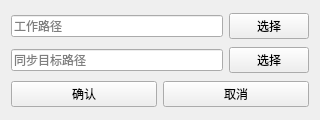
<?xml version="1.0" encoding="UTF-8"?>
<ui version="4.0">
 <class>pathWriter</class>
 <widget class="QWidget" name="pathWriter">
  <property name="geometry">
   <rect>
    <x>0</x>
    <y>0</y>
    <width>320</width>
    <height>120</height>
   </rect>
  </property>
  <property name="windowTitle">
   <string>请写入路径</string>
  </property>
  <layout class="QVBoxLayout" name="verticalLayout">
   <item>
    <layout class="QHBoxLayout" name="horizontalLayout">
     <item>
      <widget class="QLineEdit" name="workPath">
       <property name="frame">
        <bool>true</bool>
       </property>
       <property name="placeholderText">
        <string>工作路径</string>
       </property>
      </widget>
     </item>
     <item>
      <widget class="QPushButton" name="workPathBtn">
       <property name="text">
        <string>选择</string>
       </property>
      </widget>
     </item>
    </layout>
   </item>
   <item>
    <layout class="QHBoxLayout" name="horizontalLayout_2">
     <item>
      <widget class="QLineEdit" name="targetPath">
       <property name="placeholderText">
        <string>同步目标路径</string>
       </property>
      </widget>
     </item>
     <item>
      <widget class="QPushButton" name="targetPathBtn">
       <property name="text">
        <string>选择</string>
       </property>
      </widget>
     </item>
    </layout>
   </item>
   <item>
    <layout class="QHBoxLayout" name="horizontalLayout_3">
     <item>
      <widget class="QPushButton" name="pushButton_2">
       <property name="text">
        <string>确认</string>
       </property>
      </widget>
     </item>
     <item>
      <widget class="QPushButton" name="pushButton">
       <property name="text">
        <string>取消</string>
       </property>
      </widget>
     </item>
    </layout>
   </item>
  </layout>
 </widget>
 <resources/>
 <connections/>
</ui>
